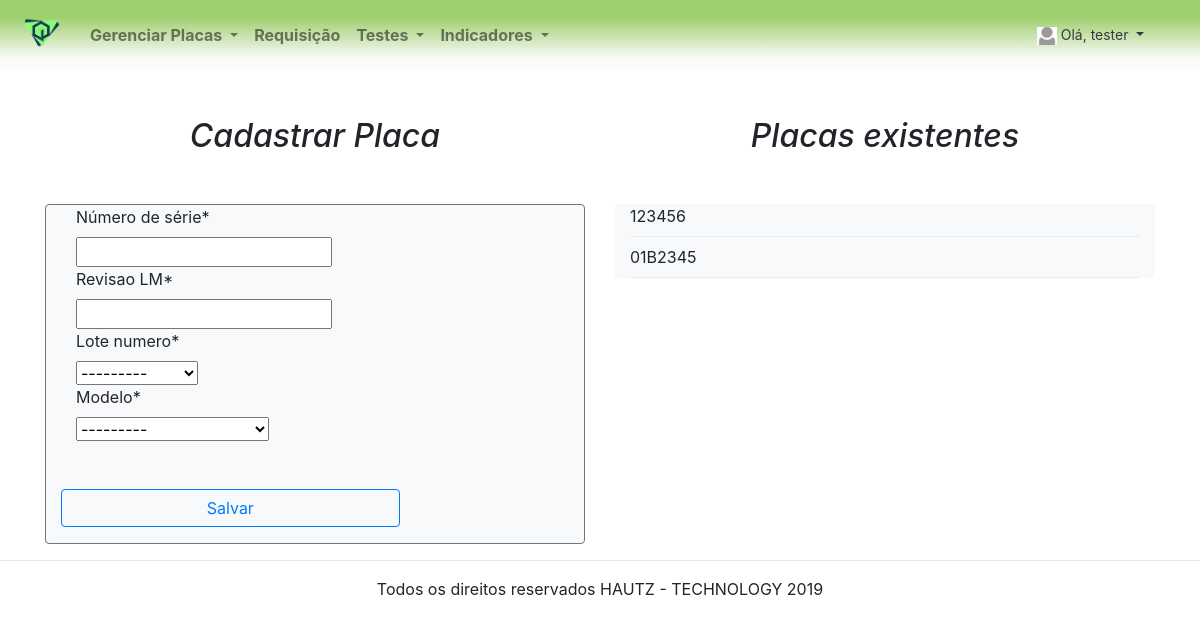
Before: /placas/cadastrar-placa/ (signed in) with the older database file.
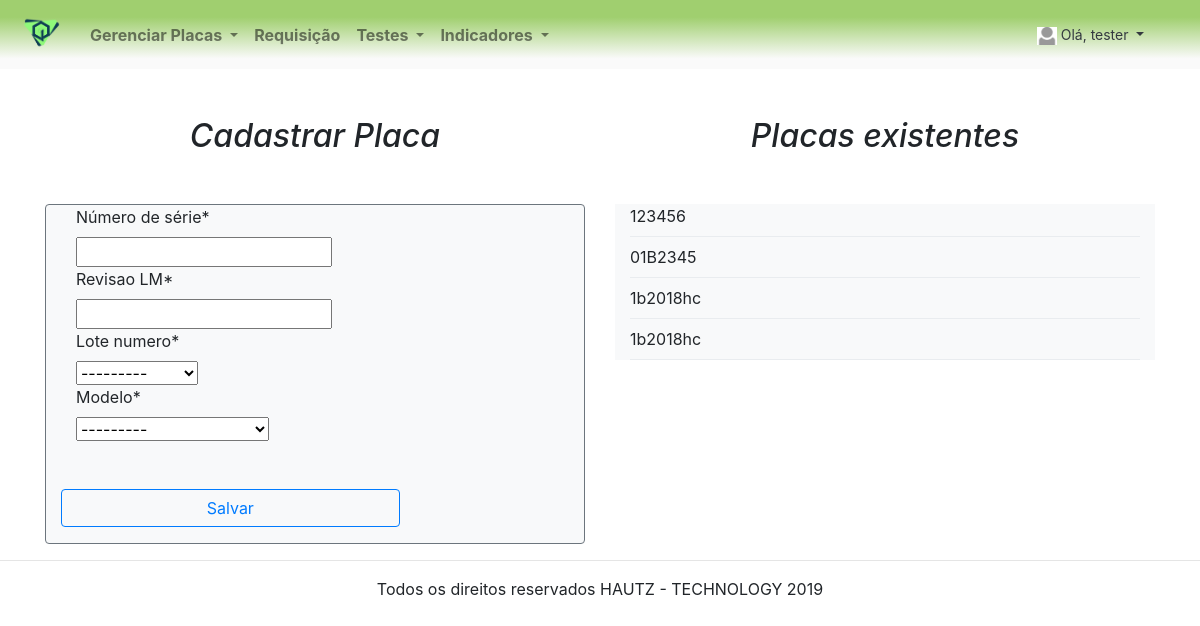
After: the same page with the newer database file.
### contas/models/usuario.py (models this page shows, shortened)
class Usuario(AbstractBaseUser):
    username = models.CharField(
        "Nome de Usuário",
        max_length=120,
        unique=True
    )
    data_expiracao = models.DateField(
        "Data Expiração",
        null=True
    )
    tipo = models.CharField(
        "Tipo de Usuário",
        max_length=1,
        choices = TIPOS
    )
    objects = UsuarioManager()
    USERNAME_FIELD =  'username'
    REQUIRED_FIELDS = []
    def __str__(self):
        return self.username
    class Meta:
        db_table = 'USUARIO'

### placas/models/cadastro_lote.py (models this page shows)
class Cadastro_lote(models.Model):
    Lote_numero = models.CharField(
        'Numero do lote',
        max_length=50
    )
    def __str__(self):
        return self.Lote_numero
    class Meta:
        db_table = 'CADASTRO_LOTE'
        constraints = [
            models.UniqueConstraint(fields=['Lote_numero'], name="Constraint_lote")
        ]

### placas/models/modelo_placas.py (models this page shows)
class Modelo_placas(models.Model):
    Modelo = models.CharField(
        'modelo',
        max_length=120
    )
    Descricao = models.CharField(
        'Descrição',
        max_length=200
    )
    def __str__(self):
        return '{} - {}'.format(self.Modelo, self.Descricao)
    class Meta:
        db_table = 'MODELO_PLACAS'
        constraints = [
            models.UniqueConstraint(fields=['Modelo', 'Descricao'], name="Constraint_modelo")
        ]

### placas/models/cadastro_placas.py (models this page shows)
class Cadastro_placas(models.Model):
    Numero_serie = models.CharField(
        'Número de série',
        max_length=120
    )
    Modelo = models.ForeignKey(
        'placas.modelo_placas',
        related_name='modelo_placas_modelo',
        on_delete = models.PROTECT,
        null = True
    )
    Revisao_lm = models.IntegerField(
        'Revisao LM'
    )
    Lote_numero = models.ForeignKey(
        'placas.cadastro_lote',
        related_name='numero_lote',
        on_delete = models.PROTECT
    )
    def __str__(self):
        return self.Numero_serie
    class Meta:
        db_table = 'CADASTRO_PLACAS'

### placas/views.py (the view)
# urls.py: path('cadastrar-placa/', views.cadastrar_placa, name="cadastrar-placa")
@login_required
def cadastrar_placa(request):
    list_placa = Cadastro_placas.objects.all()
    context = {
        "form": PlacaForm,
        "list_placa": list_placa
    }
    if request.method == "POST":
        form = PlacaForm(request.POST)
        if form.is_valid():
            form.save()
    return render(request, "placas/cadastrar-placa.html", context)

### indicadores/context_processors.py (called while the page is built)
def menu_indicadores(requets):
    return {
        "Menu_indicadores": Menu_indicadores.objects.all()
    }

### placas/context_processors.py (called while the page is built)
def menu_placas(requets):
    return {
        "Menu_placas": Menu_placas.objects.all()
    }

### testes/context_processors.py (called while the page is built)
def menu_testes(requets):
    return {
        "lista_testes": Menu_testes.objects.all()
    }

### placas/templates/placas/cadastrar-placa.html (shortened to what this page needs)
{% extends "base.html" %}
{% load crispy_forms_tags %}
{% block conteudo %}
  <div class="container  mb-xl-auto">
      <div class="row">
        <div class="col">
          <h2 class="font-italic mb-lg-5 text-center">Cadastrar Placa</h2>
          <div class="container bg-light col-lg-12 border border-secondary rounded">
              <form method="POST" class="post-form ">
                  <div class="form-group col-md-8 mb-xl-5">
                    {{ form.Numero_serie  | as_crispy_field:"bootstrap"}}
                    {{ form.Revisao_lm | as_crispy_field:"bootstrap" }}
                    {{ form.Lote_numero  | as_crispy_field:"bootstrap"}}
                    {{ form.Modelo  | as_crispy_field:"bootstrap"}}
                  </div>
                  <button type="submit" class="save btn btn-outline-primary col-md-8 mb-3 ">Salvar</button>
                </form>
          </div>
        </div>
        <div class="col">
            <h2 class="font-italic mb-lg-5 text-center">Placas existentes</h2>
          <div style="overflow: auto; height: 200px">
            <table>
              <div class="container bg-light col-lg-12">
                {% for placa in list_placa %}
                  {{ placa }}
                <div class="dropdown-divider"></div>
                {% endfor %}
              </div>
            </table>
          </div>
        </div>
    </div>
  </div>
{% endblock conteudo %}

### core/templates/base.html (shortened to what this page needs)
{% load static %}
<!DOCTYPE html>
<html lang="pt-br">
<head>
    <link rel="stylesheet" href="https://stackpath.bootstrapcdn.com/bootstrap/4.3.1/css/bootstrap.min.css"
>
    </head>
   <header>
<body>
        <nav class="navbar navbar-expand-sm navbar-light font-weight-bold" >
            <a class="navbar-brand" href="{% url 'core:home' %}">
                <img src="{% static 'logo_genesisq.png' %}" width="50" />
            </a>
            {% if user.is_authenticated %}
            <div class="collapse navbar-collapse" id="navbarSupportedContent">
                <ul class="navbar-nav mr-auto">
                    <li class="nav-item dropdown ">
                        <a class="nav-link dropdown-toggle" href="#" id="navbarDropdown" role="button"
                            data-toggle="dropdown" aria-haspopup="true" aria-expanded="false">
                            Gerenciar Placas
                        </a>
                    </li>
                    <li class="nav-item">
                        <a class="nav-link" href="{% url 'requisicao:requisicao1' %}">Requisição</a>
                    </li>
                    <li class="nav-item dropdown">
                            <a class="nav-link dropdown-toggle" href="#" id="navbarDropdown" role="button"
                                data-toggle="dropdown" aria-haspopup="true" aria-expanded="false">
                                Testes
                            </a>
                    </li>
                    <li class="nav-item dropdown">
                        <a class="nav-link dropdown-toggle" href="#" id="navbarDropdown" role="button"
                            data-toggle="dropdown" aria-haspopup="true" aria-expanded="false">
                            Indicadores
                        </a>
                    </li>
                </ul>
                <li class=" dropdown-header navbar-expand-md">
                    <a class=" nav-link dropdown-toggle font-weight-normal text-dark" href="#" id="navbarDropdown"
                        data-toggle="dropdown" aria-haspopup="true" aria-expanded="true">
                        <img src="{% static 'images/profile.png' %}" width="20" class="avatar" alt="foto do usuário" />
                        Olá, {{ user }}
                    </a>
                </li>
            </div>
        {% else %}
        <a  class="navbar-brand" href="{% url 'core:home' %}">GenesisQ</a>
            <ul class="navbar-nav ml-auto">
                <a role="button" href="{% url 'core:entrar' %}" class="btn btn btn-success">Entrar</a>
            </ul>
        {% endif %}
        </nav>
    </header>
    <main>
        {% block conteudo %}
        {% endblock conteudo %}
    </main>
    <footer>
        <hr/>
        <p class="text-center">Todos os direitos reservados HAUTZ - TECHNOLOGY 2019</p>
    </footer>
</body>
</html>

### core/templates/base.html (style rules this page uses)
header { background: rgb(160, 207, 111) 100%; background: -webkit-linear-gradient(0deg, rgb(250, 250, 250) 15%, rgb(160, 207, 111) 75%); background: linear-gradient(0deg, rgb(250, 250, 250) 15% , rgb(160, 207, 111) 75%); }

Changed rows visible on the page:
added Cadastro_placas: Numero_serie "1b2018hc"
added Cadastro_placas: Numero_serie "1b2018hc"
